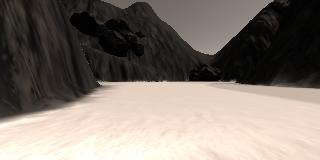
#> input picture SearchAndSampleReturn/4.MapToWorldCoordinates/sample.jpg, 320 x 160 px
$ python map_to_world.py   (older library calls are emulated)
#> lines starting #> are read from the running program, lines starting #| are printed output that depends on the picture; after the words box and inside, x2 and y2 are one past the last pixel; in counts of white or black regions, pixels touching at a corner belong together
### lib/dependencies.py
import numpy as np
import cv2


def perspect_transform(img):
    img_size = (img.shape[1], img.shape[0])
    # Define calibration box in source (actual) and destination (desired) coordinates
    # These source and destination points are defined to warp the image
    # to a grid where each 10x10 pixel square represents 1 square meter
    dst_size = 5
    # Set a bottom offset to account for the fact that the bottom of the image
    # is not the position of the rover but a bit in front of it
    bottom_offset = 6
    src = np.float32([[14, 140], [301, 140], [200, 96], [118, 96]])
    dst = np.float32([[img_size[0] / 2 - dst_size, img_size[1] - bottom_offset],
                      [img_size[0] / 2 + dst_size, img_size[1] - bottom_offset],
                      [img_size[0] / 2 + dst_size, img_size[1] - 2 * dst_size - bottom_offset],
                      [img_size[0] / 2 - dst_size, img_size[1] - 2 * dst_size - bottom_offset],
                      ])

    M = cv2.getPerspectiveTransform(src, dst)
    warped = cv2.warpPerspective(img, M, img_size)  # keep same size as input image
    return warped


def color_thresh(img, rgb_thresh=(170, 170, 170)):
    # Create an array of zeros same xy size as img, but single channel
    color_select = np.zeros_like(img[:, :, 0])
    # Require that each pixel be above all thre threshold values in RGB
    # above_thresh will now contain a boolean array with "True"
    # where threshold was met
    above_thresh = (img[:, :, 0] > rgb_thresh[0]) \
                   & (img[:, :, 1] > rgb_thresh[1]) \
                   & (img[:, :, 2] > rgb_thresh[2])
    # Index the array of zeros with the boolean array and set to 1
    color_select[above_thresh] = 1
    # Return the binary image
    return color_select


def rover_coords(binary_img):
    # Identify nonzero pixels
    ypos, xpos = binary_img.nonzero()
    # Calculate pixel positions with reference to the rover position being at the
    # center bottom of the image.
    x_pixel = np.absolute(ypos - binary_img.shape[0]).astype(np.float)
    y_pixel = -(xpos - binary_img.shape[0]).astype(np.float)
    return x_pixel, y_pixel

### SearchAndSampleReturn/4.MapToWorldCoordinates/map_to_world.py
import matplotlib.pyplot as plt
import matplotlib.image as mpimg
import numpy as np


from lib.dependencies import perspect_transform, color_thresh, rover_coords


# Apply a rotation to pixel positions by mapping
# rover space pixels to world space
def rotate_pix(xpix, ypix, yaw):
    # Convert yaw to radians
    yaw_rad = yaw * np.pi / 180
    xpix_rotated = (xpix * np.cos(yaw_rad)) - (ypix * np.sin(yaw_rad))
    ypix_rotated = (xpix * np.sin(yaw_rad)) + (ypix * np.cos(yaw_rad))
    return xpix_rotated, ypix_rotated


def translate_pix(xpix_rot, ypix_rot, xpos, ypos, scale):
    # Apply a scaling and a translation
    xpix_translated = (xpix_rot / scale) + xpos
    ypix_translated = (ypix_rot / scale) + ypos
    return xpix_translated, ypix_translated


# Apply rotation and translation( and clipping)
def pix_to_world(xpix, ypix, xpos, ypos, yaw, world_size, scale):
    # Apply rotation
    xpix_rot, ypix_rot = rotate_pix(xpix, ypix, yaw)
    # Apply translation
    xpix_tran, ypix_tran = translate_pix(xpix_rot, ypix_rot, xpos, ypos, scale)
    # Clip to world_size
    x_pix_world = np.clip(np.int_(xpix_tran), 0, world_size - 1)
    y_pix_world = np.clip(np.int_(ypix_tran), 0, world_size - 1)
    # Return the result
    return x_pix_world, y_pix_world


if __name__ == '__main__':
    # Read in the sample image
    image = mpimg.imread('sample.jpg')
#> image is the input picture: shape (160, 320, 3); mean R, G, B 128.4, 119, 110.8

    # Rover yaw values will come as floats from 0 to 360
    # Generate a random value in this range
    rover_yaw = np.random.random(1) * 160 + 20

    # Generate a random rover position in world coords
    # Position values will range from 20 to 180 to
    # avoid the edges in  a 200 x 200 pixel world
    rover_xpos = np.random.random(1) * 160 + 20
    rover_ypos = np.random.random(1) * 160 + 20

    # perform warping
    warped = perspect_transform(image)
#> in perspect_transform, `warped = cv2.warpPerspective(img, M, img_size)`:
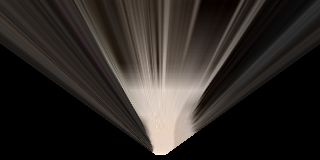
#> warped: shape (160, 320, 3); mean R, G, B 44.4, 39.7, 36.2

    # perform  color thresholding
    colorsel = color_thresh(warped, rgb_thresh=(160, 160, 160))
#> in color_thresh, `above_thresh = (img[:, :, 0] > rgb_thresh[0]) \ & (img[:, :, 1] > rgb_..`:
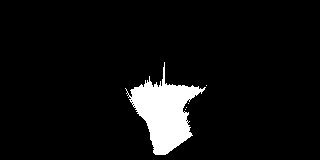
#> above_thresh: shape (160, 320) bool; 6.3% white; 5 white regions (4 under 20 px), largest, box (x1, y1, x2, y2) and area: (125, 62, 206, 155) 3233

    # Extract navigable terrain pixels
    xpix, ypix = rover_coords(colorsel)
#> in rover_coords, `ypos, xpos = binary_img.nonzero()`: ypos = 3237 values from 62 to 154; xpos = 3237 values, max 206 at index 133, min 125 at index 251, mean 164.1
#> in rover_coords, `x_pixel = np.absolute(ypos - binary_img.shape[0]).astype(np.float)`: x_pixel = 3237 values, max 98 at index 0, min 6 at index 3226, mean 47.85
#> in rover_coords, `y_pixel = -(xpos - binary_img.shape[0]).astype(np.float)`: y_pixel = 3237 values, max 35 at index 251, min -46 at index 133, mean -4.06
#> xpix has the same summary as x_pixel in rover_coords; ypix has the same summary as y_pixel in rover_coords

    # Generate 200 x 200 pixel worldmap
    worldmap = np.zeros((200, 200))
    scale = 10
    # Get navigable pixel positons in world coords
    x_world, y_world = pix_to_world(xpix, ypix, rover_xpos, rover_ypos, rover_yaw, worldmap.shape[0], scale)
#> in rotate_pix, `xpix_rotated = (xpix * np.cos(yaw_rad)) - (ypix * np.sin(yaw_rad))`: xpix_rotated = 3237 values, max 22.82 at index 2736, min -55.34 at index 251, mean -10.77
#> in rotate_pix, `ypix_rotated = (xpix * np.sin(yaw_rad)) + (ypix * np.cos(yaw_rad))`: ypix_rotated = 3237 values, max 94.53 at index 0, min 4.18 at index 3226, mean 46.8
#> in pix_to_world, `xpix_rot, ypix_rot = rotate_pix(xpix, ypix, yaw)`: xpix_rot has the same summary as xpix_rotated in rotate_pix; ypix_rot has the same summary as ypix_rotated in rotate_pix
#> in translate_pix, `xpix_translated = (xpix_rot / scale) + xpos`: xpix_translated = 3237 values, max 136.7 at index 2736, min 128.9 at index 251, mean 133.4
#> in translate_pix, `ypix_translated = (ypix_rot / scale) + ypos`: ypix_translated = 3237 values, max 125.9 at index 0, min 116.9 at index 3226, mean 121.1
#> in pix_to_world, `xpix_tran, ypix_tran = translate_pix(xpix_rot, ypix_rot, xpos, ypos, s..`: xpix_tran has the same summary as xpix_translated in translate_pix; ypix_tran has the same summary as ypix_translated in translate_pix
#> in pix_to_world, `x_pix_world = np.clip(np.int_(xpix_tran), 0, world_size - 1)`: x_pix_world = 3237 values, max 136 at index 133, min 128 at index 251, mean 132.9
#> in pix_to_world, `y_pix_world = np.clip(np.int_(ypix_tran), 0, world_size - 1)`: y_pix_world = 3237 values, max 125 at index 0, min 116 at index 3196, mean 120.6
#> x_world has the same summary as x_pix_world in pix_to_world; y_world has the same summary as y_pix_world in pix_to_world

    # Add pixel positions to worldmap
    worldmap[y_world, x_world] += 1
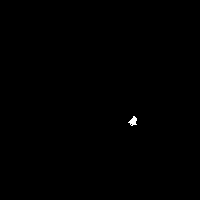
#> worldmap: shape (200, 200) float64; values 0 (black) and 1 (white), 0.13% white; 1 white region, box (x1, y1, x2, y2) and area: (128, 116, 137, 126) 52
    print('Xpos =', rover_xpos, 'Ypos =', rover_ypos, 'Yaw =', rover_yaw)

    # Plot the map in rover-centric coords
    f, (ax1, ax2) = plt.subplots(1, 2, figsize=(14, 7))
    f.tight_layout()
    ax1.plot(xpix, ypix, '.')
    ax1.set_title('Rover Space', fontsize=40)
    ax1.set_ylim(-160, 160)
    ax1.set_xlim(0, 160)
    ax1.tick_params(labelsize=20)

    ax2.imshow(worldmap, cmap='gray')
    ax2.set_title('World Space', fontsize=40)
    ax2.set_ylim(0, 200)
    ax2.tick_params(labelsize=20)
    ax2.set_xlim(0, 200)

    plt.subplots_adjust(left=0.1, right=1, top=0.9, bottom=0.1)
    plt.show()
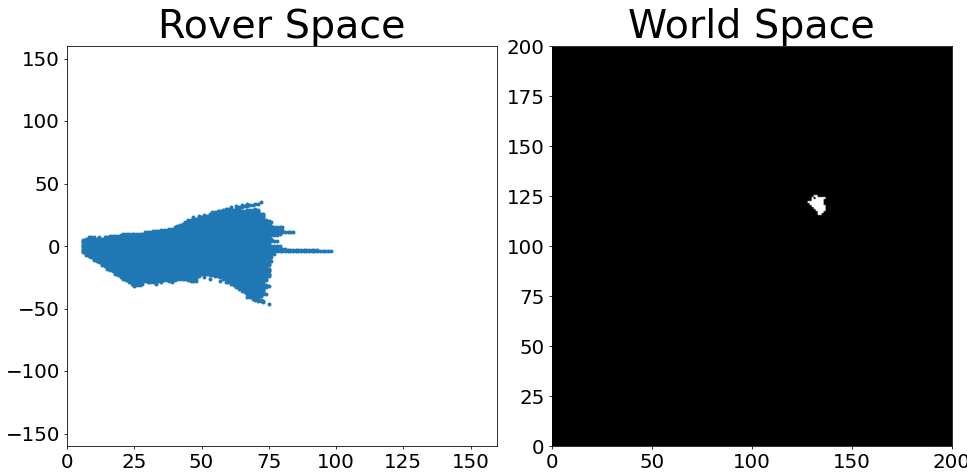
#> figure drawn by matplotlib, 2 panels
